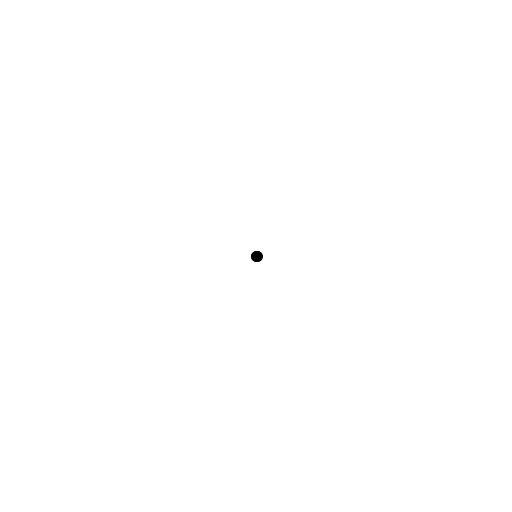
Frame 1 (no input)
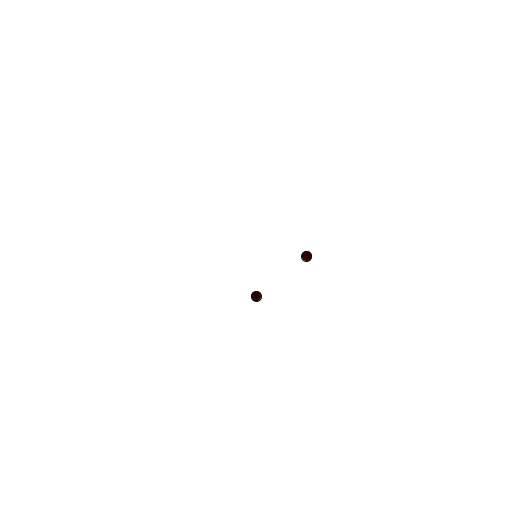
Frame 60 (the mouse pressed at the canvas centre just before this capture)
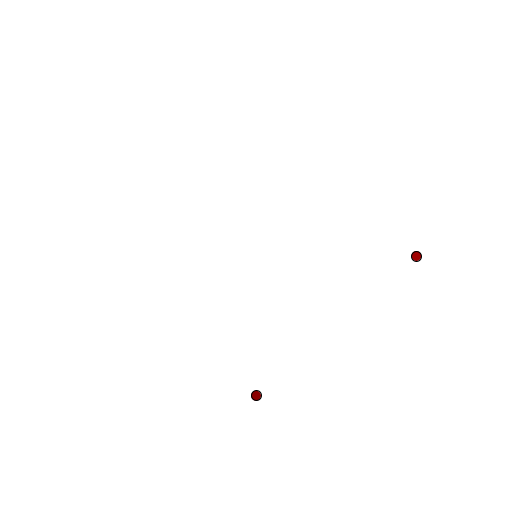
Frame 120 (the mouse held since frame 60 and released just before this capture)

The Processing sketch that drew these frames (run headless with seeded random() and noise(); from frame 60 on, the mouse is pressed at the canvas centre):

// Processing sketch: Assignment05A
// ── Assignment05A.pde
float posY, posX;
float vY = 10, vX = 20, a = 1, tpf, frameTime, time;
PVector sideBall;
void setup() {
	size(512, 512);
	posX = width/2;
	posY = height/2;
	sideBall = new PVector(width/2, height/2);
	frameRate(60);
}

void draw() {
	int currentTime = millis();
	frameTime = currentTime - time;
	frameTime = frameTime * 0.001f;
	

	background(255);

	posY = posY +  (vY * frameTime);
	fill((posY - height/2) %256, 0, 0);
	ellipse(width/2,posY , 10, 10);
	
	
	sideBall.x += (vX * frameTime);

	fill(sideBall.x %256, 0, 0);
	ellipse(sideBall.x, width/2, 10, 10);
	
	
	vY = vY + a;
	vX = vX + a;

	if(posY > height)
	{
		vY = -vY;
		posY = height - 1;
		vY = (vY * 0.98f);
		//println("vY: "+vY);

	}
	if(sideBall.x > width)
	{
		sideBall.x = -10;
		vX = (vX * 0.90f);
		//println("vX: "+vX);

	}
	time = currentTime;
}
